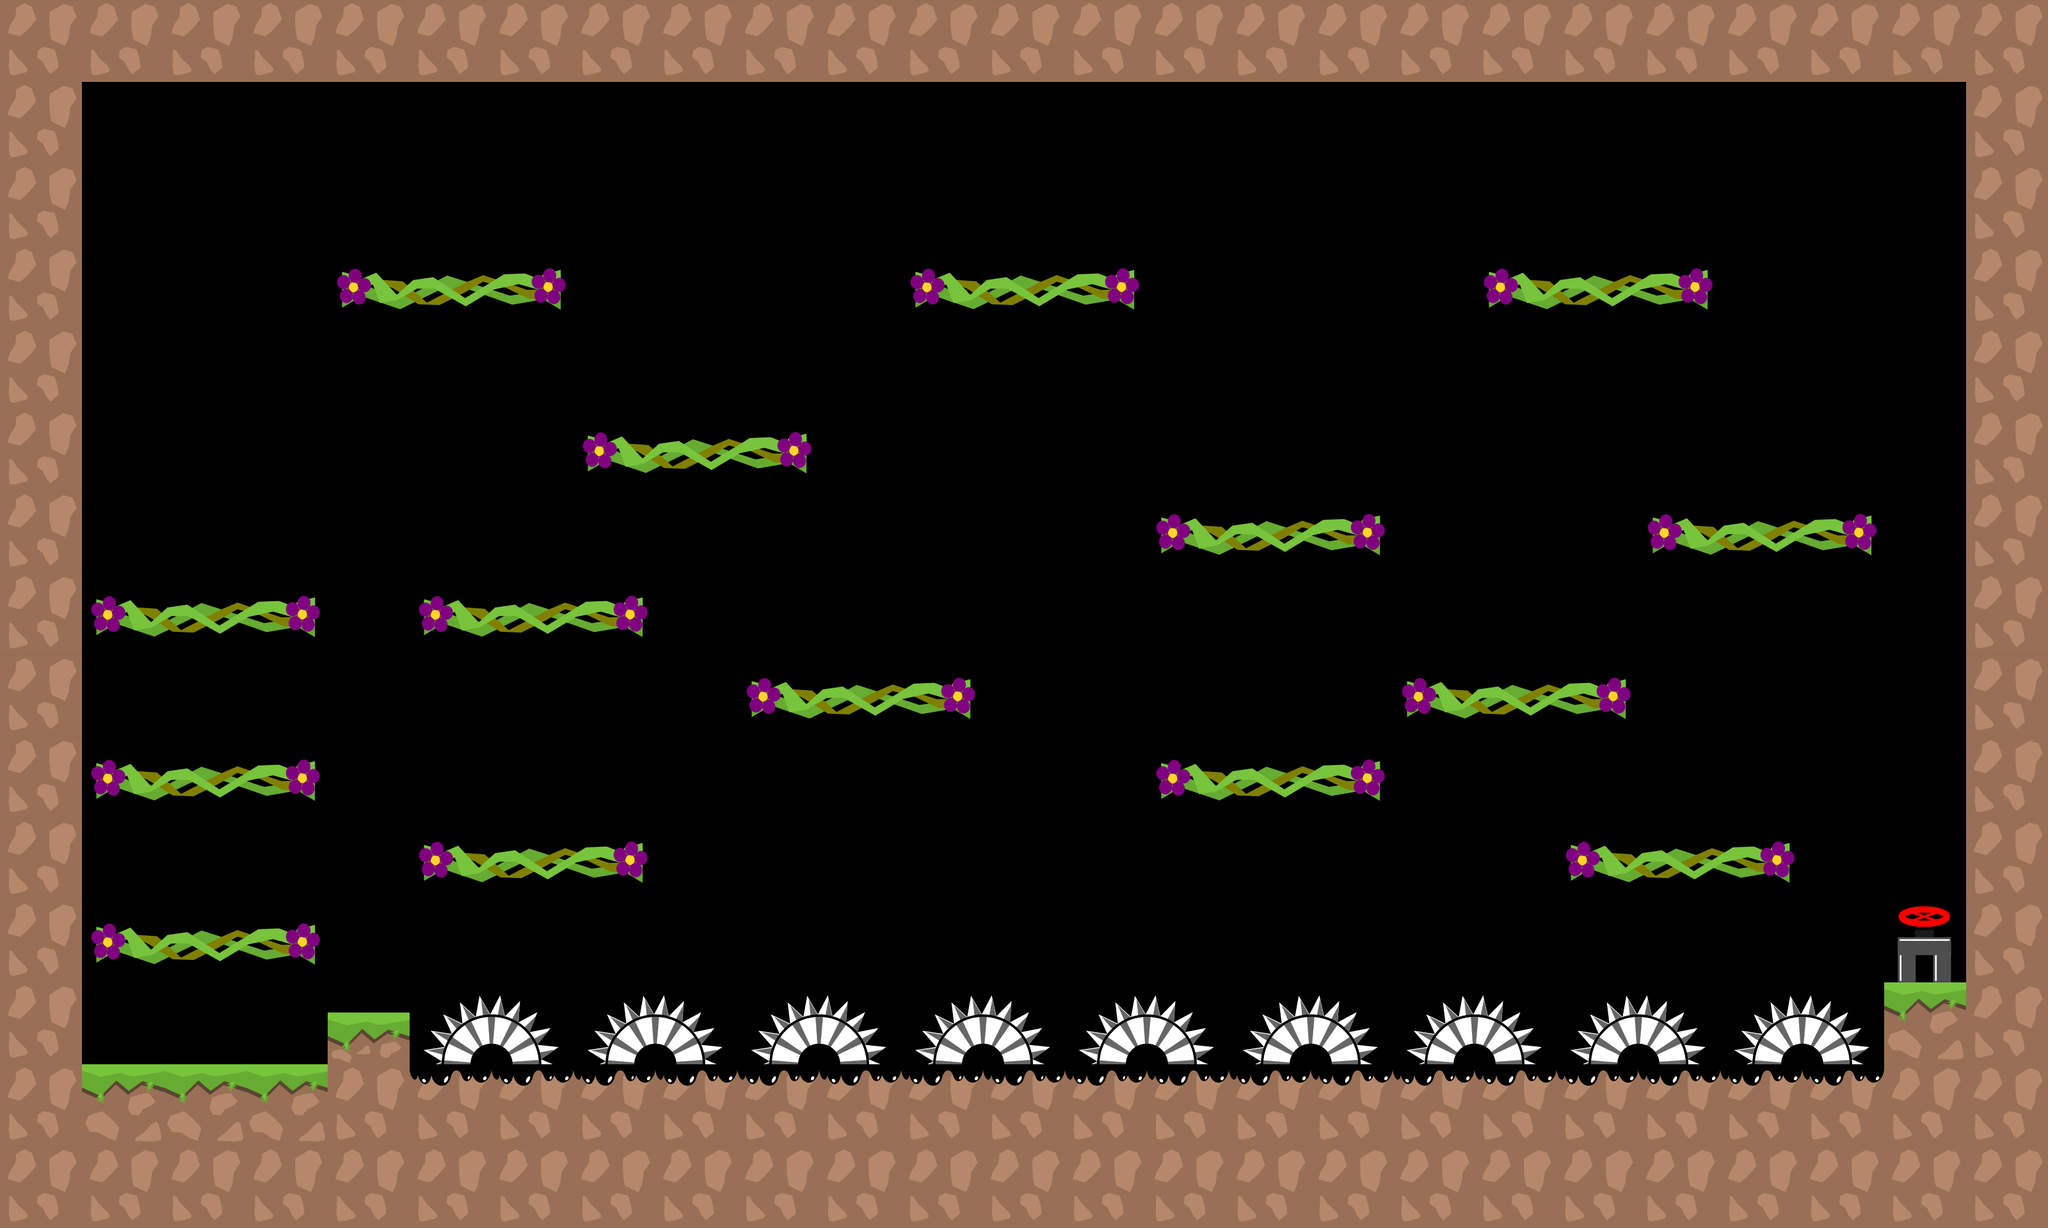

The image is a tile-based game level rendered from a .tmx file. Its description and source (layers, tilesets, objects; grid data summarised) follow:
An orthogonal 25x15 tile map with 128x128 px tiles, 2 tile layers (graphics, oil), 2 tilesets and 38 objects.

<map version="1.0" tiledversion="1.1.1" orientation="orthogonal" renderorder="right-down" width="25" height="15" tilewidth="128" tileheight="128" infinite="0" nextobjectid="204">
 <tileset firstgid="1" source="tiles_128x128.tsx" />
 <tileset firstgid="37" source="tiles_oil_128x128.tsx" />
 <layer name="graphics" width="25" height="15">
  <data>[375 cells, 164 non-empty, 8 distinct tile ids]</data>
 </layer>
 <layer name="oil" width="25" height="15">
  <data>[375 cells, 20 non-empty, 3 distinct tile ids]</data>
 </layer>
 <objectgroup name="blocks">
  <object id="2" x="3072" y="4" width="112" height="1696" />
  <object id="3" x="64" y="52" width="64" height="1684" />
  <object id="4" x="8" y="4" width="3172" height="120" />
  <object id="127" x="8" y="1664" width="3196" height="248.002" />
  <object id="203" x="511.667" y="1583.33" width="128" height="82" />
 </objectgroup>
 <objectgroup name="switch" />
 <objectgroup name="levelEndBlock" />
 <objectgroup name="slope" />
 <objectgroup name="passBlock">
  <object id="104" x="152.289" y="1199.92" width="328.364" height="46" />
  <object id="182" x="152.289" y="943.317" width="328.364" height="46" />
  <object id="183" x="535.289" y="429.317" width="328.364" height="46" />
  <object id="184" x="917.289" y="690.317" width="328.364" height="46" />
  <object id="185" x="665.289" y="1327.32" width="328.364" height="46" />
  <object id="186" x="1182.29" y="1072.32" width="328.364" height="46" />
  <object id="187" x="1432.29" y="431.317" width="328.364" height="46" />
  <object id="188" x="1813.29" y="814.317" width="328.364" height="46" />
  <object id="189" x="1815.29" y="1198.32" width="328.364" height="46" />
  <object id="190" x="2197.29" y="1070.32" width="328.364" height="46" />
  <object id="191" x="2326.29" y="429.317" width="328.364" height="46" />
  <object id="192" x="2585.29" y="817.317" width="328.364" height="46" />
  <object id="193" x="2455.29" y="1327.32" width="328.364" height="46" />
  <object id="194" x="144.289" y="1456.32" width="328.364" height="46" />
  <object id="195" x="673.289" y="943.317" width="328.364" height="46" />
 </objectgroup>
 <objectgroup name="flowers">
  <object id="74" x="278.97" y="694.853" width="69.697" height="69.697">
   <ellipse />
  </object>
  <object id="76" x="275.212" y="274.005" width="69.697" height="69.697">
   <ellipse />
  </object>
  <object id="80" x="2442.19" y="263.459" width="69.697" height="69.697">
   <ellipse />
  </object>
  <object id="83" x="804.489" y="768.671" width="69.697" height="69.697">
   <ellipse />
  </object>
  <object id="112" x="1299.22" y="900.55" width="69.697" height="69.697">
   <ellipse />
  </object>
  <object id="114" x="1944.43" y="1072.67" width="69.697" height="69.697">
   <ellipse />
  </object>
  <object id="141" x="2716.76" y="696.006" width="69.697" height="69.697">
   <ellipse />
  </object>
  <object id="143" x="269.245" y="1073.73" width="69.697" height="69.697">
   <ellipse />
  </object>
  <object id="144" x="1953.58" y="637.219" width="69.697" height="69.697">
   <ellipse />
  </object>
  <object id="196" x="1048.49" y="512.671" width="69.697" height="69.697">
   <ellipse />
  </object>
  <object id="197" x="1546.49" y="268.671" width="69.697" height="69.697">
   <ellipse />
  </object>
  <object id="198" x="1556.49" y="634.671" width="69.697" height="69.697">
   <ellipse />
  </object>
  <object id="199" x="778.489" y="1176.67" width="69.697" height="69.697">
   <ellipse />
  </object>
  <object id="200" x="2310.43" y="900.67" width="69.697" height="69.697">
   <ellipse />
  </object>
  <object id="201" x="2898.76" y="298.006" width="69.697" height="69.697">
   <ellipse />
  </object>
  <object id="202" x="2584.43" y="1148.67" width="69.697" height="69.697">
   <ellipse />
  </object>
 </objectgroup>
 <objectgroup name="end">
  <object id="44" x="2961.67" y="1425.82" width="93" height="95">
   <ellipse />
  </object>
 </objectgroup>
 <objectgroup name="pushBlocks" />
 <objectgroup name="damage">
  <object id="181" x="674" y="1562.67" width="2241.33" height="66.6667" />
 </objectgroup>
 <objectgroup name="warp_a" />
 <objectgroup name="warp_b" />
</map>
